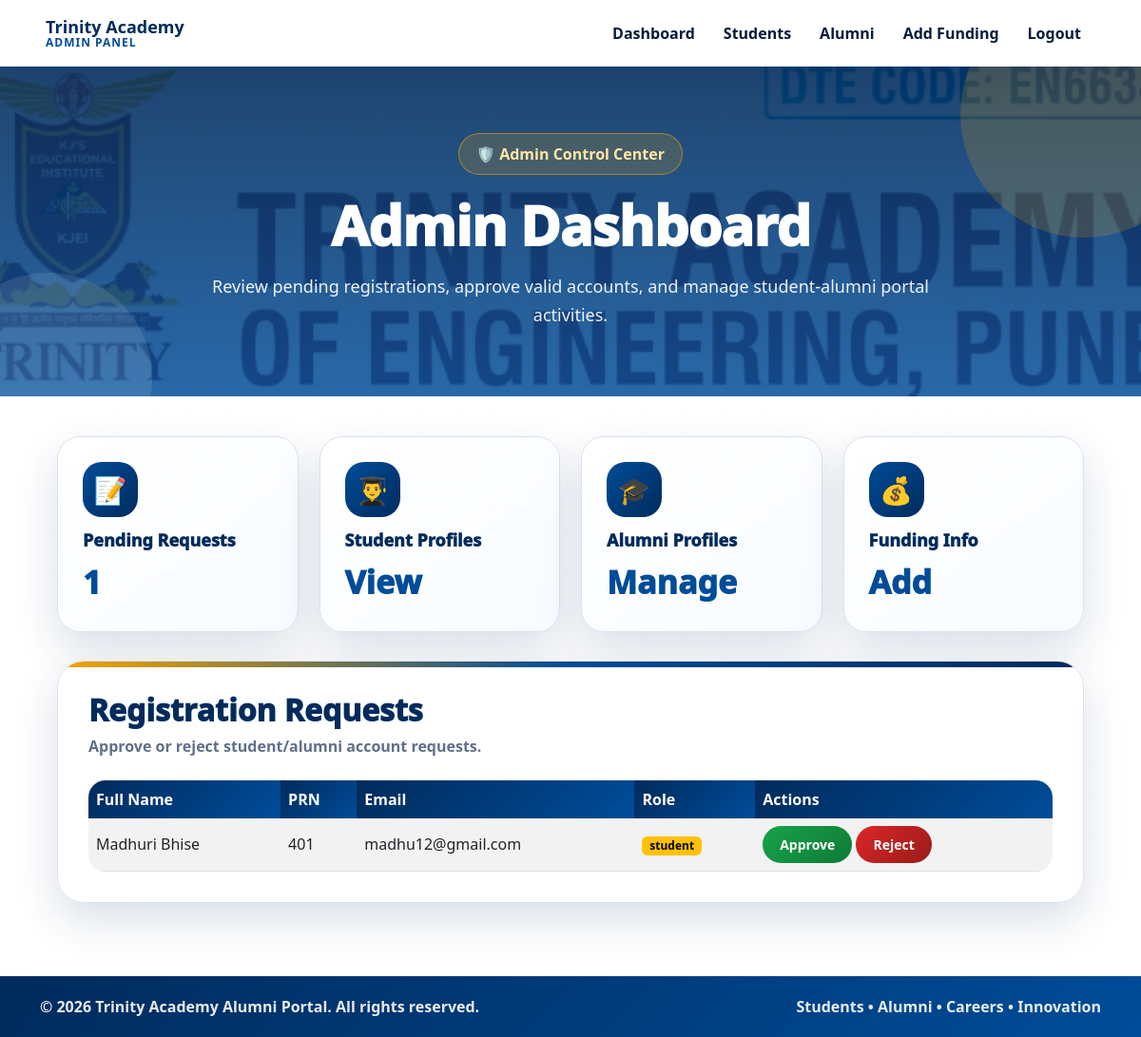
The page /admin_dashboard/ (signed in) on the database its author committed.
### myApp/models.py (models this page shows, shortened)
class RegistrationRequest(models.Model):
    ROLE_CHOICES = [
        ('student', 'Student'),
        ('alumni', 'Alumni')
    ]
    full_name = models.CharField(max_length=150)
    prn_number = models.CharField(max_length=50)
    email = models.EmailField()
    username = models.CharField(max_length=150, unique=True)
    password = models.CharField(max_length=150)
    role = models.CharField(max_length=10, choices=ROLE_CHOICES)
    is_approved = models.BooleanField(default=False)

### myApp/views.py (the view)
# urls.py: path('admin_dashboard/', views.admin_dashboard, name='admin_dashboard'),
@login_required
def admin_dashboard(request):
    if not request.user.is_superuser:
        return redirect('login')
    requests = RegistrationRequest.objects.filter(is_approved=False)
    return render(request, 'Admin/admin_dashboard.html', {'requests': requests})

### templates/Admin/admin_dashboard.html (shortened to what this page needs)
{% load static %}
<!DOCTYPE html><html lang="en"><head><link href="https://cdn.jsdelivr.net/npm/bootstrap@5.3.0-alpha3/dist/css/bootstrap.min.css" rel="stylesheet"></head><body>
<nav class="navbar navbar-expand-lg main-navbar">
  <div class="container-fluid px-5">
    <a class="navbar-brand" href="{% url 'admin_dashboard' %}">
      <span><span class="brand-title">Trinity Academy</span><span class="brand-subtitle">ADMIN PANEL</span></span>
    </a>
    <div class="collapse navbar-collapse" id="navbarNav">
      <ul class="navbar-nav ms-auto align-items-lg-center">
        <li class="nav-item"><a class="nav-link" href="{% url 'admin_dashboard' %}">Dashboard</a></li>
        <li class="nav-item"><a class="nav-link" href="{% url 'view_student_profiles' %}">Students</a></li>
        <li class="nav-item"><a class="nav-link" href="{% url 'view_alumni_profiles' %}">Alumni</a></li>
        <li class="nav-item"><a class="nav-link" href="{% url 'add_funding_info' %}">Add Funding</a></li>
        <li class="nav-item"><a class="nav-link" href="{% url 'logout' %}">Logout</a></li>
      </ul>
    </div>
  </div>
</nav>
<section class="page-hero"><div class="hero-content"><span class="hero-chip">🛡️ Admin Control Center</span><h1>Admin Dashboard</h1><p>Review pending registrations, approve valid accounts, and manage student-alumni portal activities.</p></div></section>
<section class="page-wrapper">
  <div class="stats-grid">
    <div class="stat-card reveal-card"><div class="stat-icon">📝</div><h3>Pending Requests</h3><p>{{ requests|length }}</p></div>
    <div class="stat-card reveal-card"><div class="stat-icon">👨‍🎓</div><h3>Student Profiles</h3><p>View</p></div>
    <div class="stat-card reveal-card"><div class="stat-icon">🎓</div><h3>Alumni Profiles</h3><p>Manage</p></div>
    <div class="stat-card reveal-card"><div class="stat-icon">💰</div><h3>Funding Info</h3><p>Add</p></div>
  </div>
  <div class="content-card reveal-card">
    <div class="section-head"><div><h2>Registration Requests</h2><p class="section-sub">Approve or reject student/alumni account requests.</p></div></div>
    <div class="table-responsive"><table class="table table-striped table-hover align-middle"><thead><tr><th>Full Name</th><th>PRN</th><th>Email</th><th>Role</th><th>Actions</th></tr></thead><tbody>{% for request in requests %}<tr><td>{{ request.full_name }}</td><td>{{ request.prn_number }}</td><td>{{ request.email }}</td><td><span class="badge text-bg-warning">{{ request.role }}</span></td><td><a href="{% url 'manage_request' request.id 'approve' %}" class="btn btn-success btn-sm">Approve</a> <a href="{% url 'manage_request' request.id 'reject' %}" class="btn btn-danger btn-sm">Reject</a></td></tr>{% empty %}<tr><td colspan="5" class="text-center text-muted py-4">No pending requests found.</td></tr>{% endfor %}</tbody></table></div>
  </div>
</section>
<footer class="footer"><div class="container d-flex justify-content-between flex-wrap gap-2"><p>&copy; 2026 Trinity Academy Alumni Portal. All rights reserved.</p><p>Students • Alumni • Careers • Innovation</p></div></footer>
</body></html>

### rows shown on the page
RegistrationRequest: full_name "Madhuri Bhise", prn_number "401", email "madhu12@gmail.com", role "student"

### other values the page prints
{{ requests|length }} "1"
